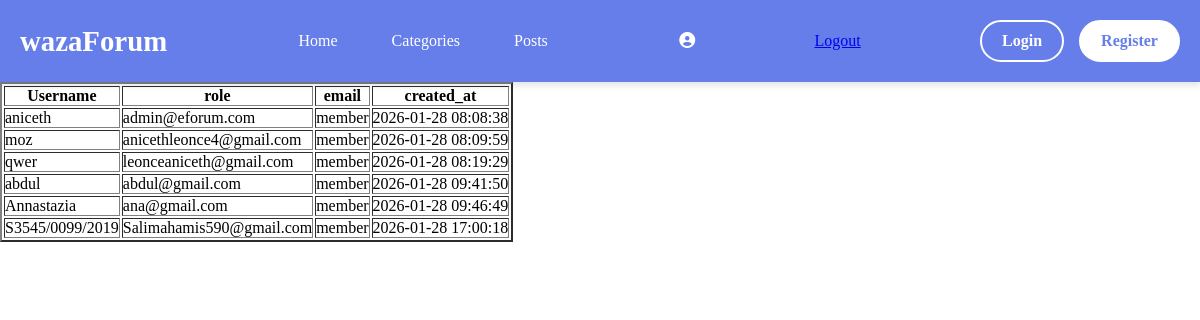
/admin/manageuser.php, run on the app's committed database.
### tables this page shows
CREATE TABLE `users` (
  `user_id` int(11) NOT NULL,
  `email` varchar(100) NOT NULL,
  `username` varchar(50) NOT NULL,
  `password` varchar(255) NOT NULL,
  `role` enum('admin','member') NOT NULL DEFAULT 'member',
  `created_at` timestamp NOT NULL DEFAULT current_timestamp()
);

### admin/manageuser.php (the view, shortened to what this page needs)
<?php
include("../db_connection.php");
$sql ="SELECT * FROM users";
$results = mysqli_query($conn, $sql);
?>
<!DOCTYPE html>
<html lang="en">
<head>
    <link rel="stylesheet" href="https://cdnjs.cloudflare.com/ajax/libs/font-awesome/6.4.0/css/all.min.css">
</head>
<body>
    <?php include("../header.php");?>
    <div class="container">
        <table border="2">
            <tr>
                <th>Username</th>
                <th>role</th>
                <th>email</th>
                <th>created_at</th>
            </tr>
            <?php foreach($results as $result){ ?>
            <tr>
                <td><?php echo htmlspecialchars($result['username'])?></td>
                <td><?php echo htmlspecialchars($result['email'])?></td>
                <td><?php echo htmlspecialchars($result['role'])?></td>
                <td><?php echo htmlspecialchars($result['created_at'])?></td>
            </tr>
            <?php } ?>
        </table>
    </div>
</body>
</html>

### header.php (shortened to what this page needs)
<!DOCTYPE html>
<html lang="en">
<head>
</head>
<body>
    <header>
        <div class="header-container">
            <a href="index.php" class="logo">wazaForum</a>
            <ul class="nav-menu">
                <li><a href="index.php">Home</a></li>
                <li><a href="categories.php">Categories</a></li>
                <li><a href="posts.php">Posts</a></li>
            </ul>
            <span style="color:white;">
                <i class="fas fa-user-circle"></i>
            </span>
            <a href="logout.php">Logout</a>
            <div class="auth-buttons">
                <a href="login.php" class="btn-login">Login</a>
                <a href="register.php" class="btn-register">Register</a>
            </div>
        </div>
    </header>

### header.php (style rules this page uses)
* { margin: 0; padding: 0; box-sizing: border-box; }
header { background: #667eea; color: white; padding: 20px 0; box-shadow: 0 4px 6px rgba(0,0,0,0.1); position: sticky; top: 0; z-index: 100; }
.header-container { max-width: 1200px; margin: 0 auto; padding: 0 20px; display: flex; justify-content: space-between; align-items: center; }
.logo { font-size: 1.8em; font-weight: bold; text-decoration: none; color: white; transition: all 0.3s ease; }
.nav-menu { display: flex; gap: 30px; align-items: center; list-style: none; }
.nav-menu a { color: white; text-decoration: none; font-weight: 500; transition: all 0.3s ease; padding: 8px 12px; border-radius: 4px; }
.auth-buttons { display: flex; gap: 15px; }
.btn-login, .btn-register { padding: 10px 20px; border-radius: 25px; text-decoration: none; font-weight: bold; transition: all 0.3s ease; border: 2px solid white; }
.btn-login { background: transparent; color: white; }
.btn-register { background: white; color: #667eea; }

### data on the page
users: username "aniceth", email "admin@eforum.com", role "member", created_at "2026-01-28 08:08:38"
users: username "moz", email "anicethleonce4@gmail.com", role "member", created_at "2026-01-28 08:09:59"
users: username "qwer", email "leonceaniceth@gmail.com", role "member", created_at "2026-01-28 08:19:29"
users: username "abdul", email "abdul@gmail.com", role "member", created_at "2026-01-28 09:41:50"
users: username "Annastazia", email "ana@gmail.com", role "member", created_at "2026-01-28 09:46:49"
users: username "S3545/0099/2019", email "Salimahamis590@gmail.com", role "member", created_at "2026-01-28 17:00:18"
